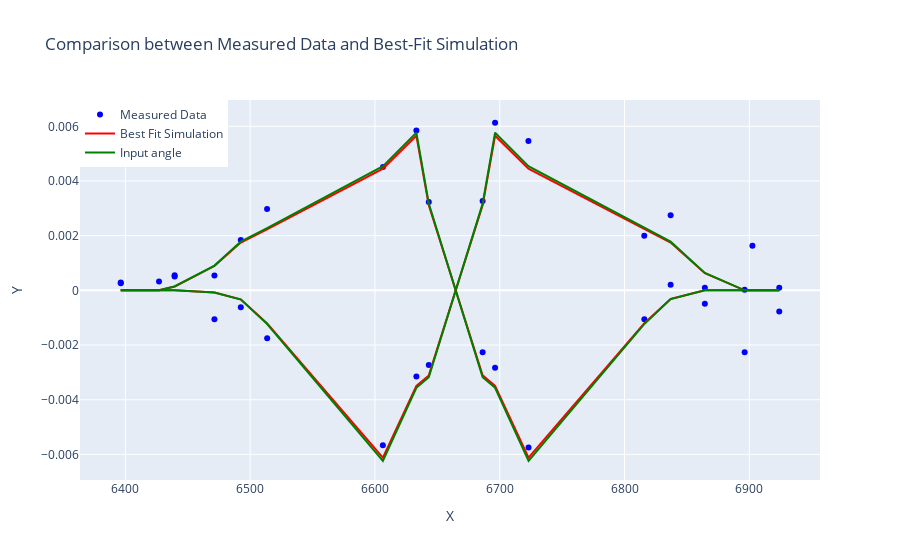

The cell this chart's notebook holds for it:
### Code cell
# Define the time and initial guess for the angle
time = datetime(2021, 10, 29, 9, 17, 43)
init_angle = 147.1

# Call the function with your BPMData and aper_data
result, results = optimize_and_plot(time, init_angle, 'ip1', aper_data)
